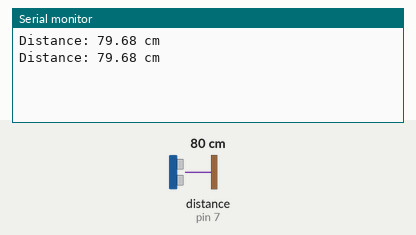
This sketch was run on a simulated Arduino Uno, built with avr-gcc and run on an emulated ATmega328P. Parts: the last lines printed to the serial monitor. Wiring (inferred from the names in the program): ultrasonic range finder: trigger pin 8; echo pin 7. The inputs (shaded band) are chosen by the test bench; at power-on: distance to the obstacle (sensor on pin 7) 80 cm. The echo pulse lasts 58.3 µs per cm.

Above: at 1.8 s.
1.9 s: distance to the obstacle (sensor on pin 7) set to 2 cm
At 2.8 s:
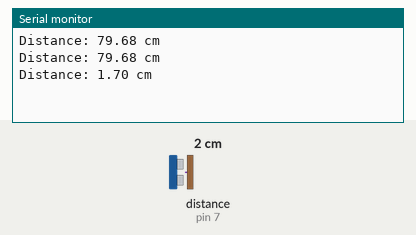
3.4 s: distance to the obstacle (sensor on pin 7) set to 4 cm
At 4.4 s:
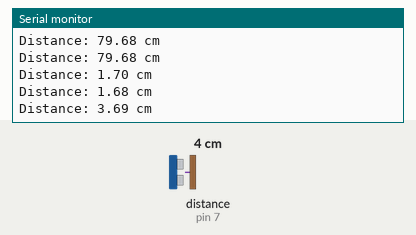
Timing chart, 0 to 6.4 s (numbered marks = the images above; inputs shaded):
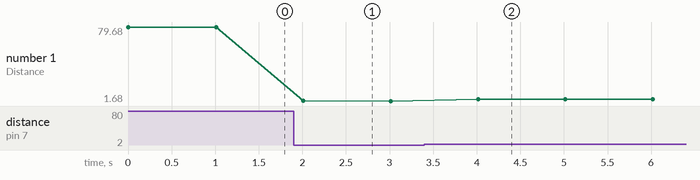

The sketch:

distsensor.ino
```cpp
long duration;
int echoPin = 7;
int trigPin = 8;

void setup() {
  Serial.begin(9600);
  pinMode(trigPin, OUTPUT);
  pinMode(echoPin, INPUT);
}

void loop() {
  digitalWrite(trigPin, LOW);
  delayMicroseconds(2);

  digitalWrite(trigPin, HIGH);
  delayMicroseconds(10);
  digitalWrite(trigPin, LOW);

  duration = pulseIn(echoPin, HIGH);

  float distance_cm = duration * 0.0343 / 2;

  Serial.print("Distance: ");
  Serial.print(distance_cm);
  Serial.println(" cm");

  delay(1000);
}
```

Measured:
- after the input at 1.9 s, the serial monitor: prints a new line after 0.11 s (image 1)
- after the input at 3.4 s, the serial monitor: prints a new line after 0.61 s (image 2)
- plotted number 1: 79.68 → 1.68 after the input at 1.9 s, 1.68 → 3.69 after the input at 3.4 s
